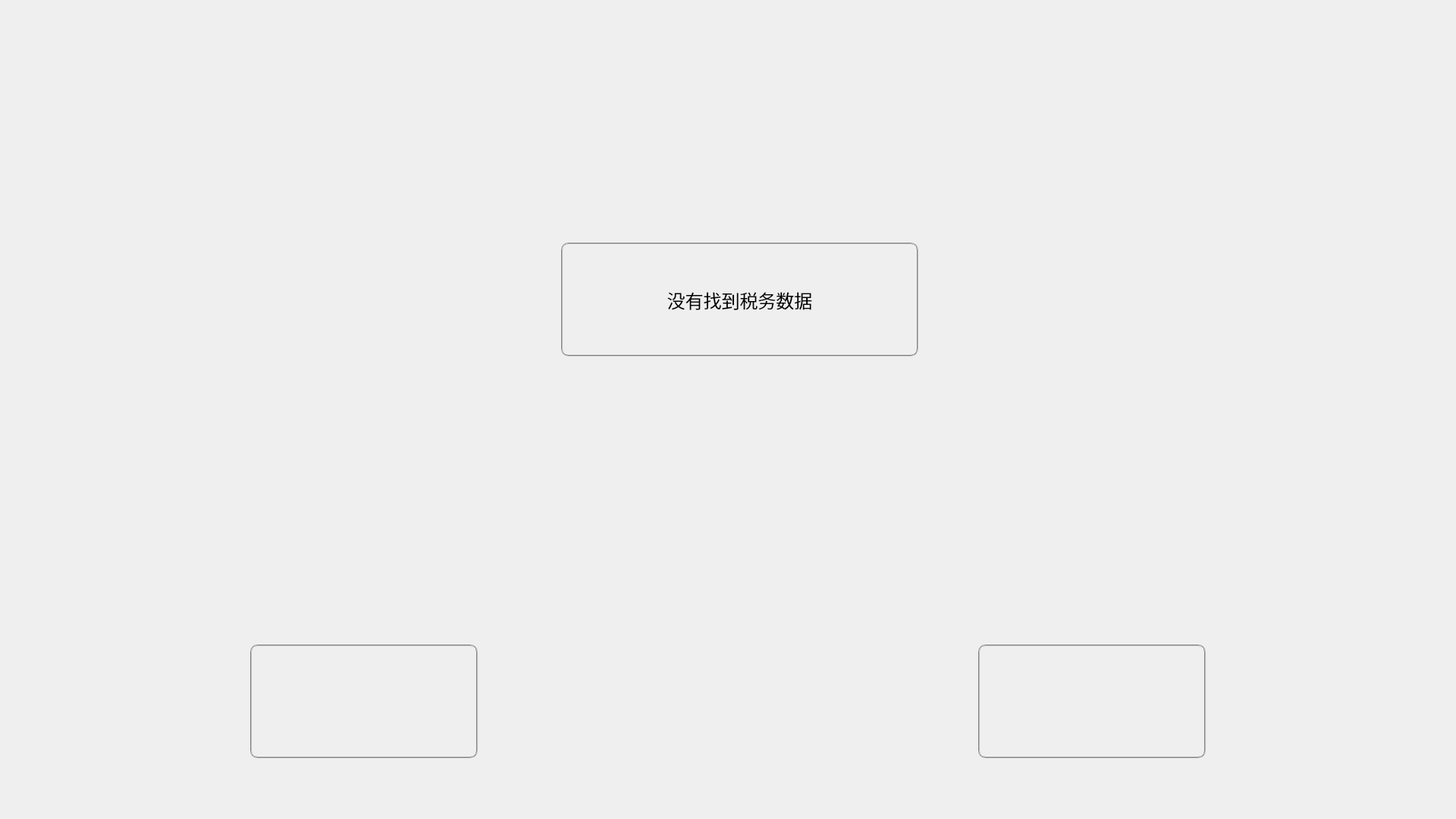
<?xml version="1.0" encoding="UTF-8"?>
<ui version="4.0">
 <class>QueryTaxDialog</class>
 <widget class="QDialog" name="QueryTaxDialog">
  <property name="geometry">
   <rect>
    <x>0</x>
    <y>0</y>
    <width>1920</width>
    <height>1080</height>
   </rect>
  </property>
  <property name="windowTitle">
   <string>QueryTaxDialog</string>
  </property>
  <widget class="QPushButton" name="pushButton">
   <property name="geometry">
    <rect>
     <x>740</x>
     <y>320</y>
     <width>471</width>
     <height>150</height>
    </rect>
   </property>
   <property name="font">
    <font>
     <family>Times New Roman</family>
     <pointsize>18</pointsize>
    </font>
   </property>
   <property name="styleSheet">
    <string notr="true">border:2px groove gray;border-radius:10px;padding:2px 4px;</string>
   </property>
   <property name="text">
    <string>没有找到税务数据</string>
   </property>
  </widget>
  <widget class="QPushButton" name="pBtnDone">
   <property name="geometry">
    <rect>
     <x>1290</x>
     <y>850</y>
     <width>300</width>
     <height>150</height>
    </rect>
   </property>
   <property name="font">
    <font>
     <pointsize>22</pointsize>
    </font>
   </property>
   <property name="styleSheet">
    <string notr="true">border:2px groove gray;border-radius:10px;padding:2px 4px;
border-image: url(:/Resources/Images/finishon.png);</string>
   </property>
   <property name="text">
    <string/>
   </property>
  </widget>
  <widget class="QPushButton" name="pBtnHomepage">
   <property name="geometry">
    <rect>
     <x>330</x>
     <y>850</y>
     <width>300</width>
     <height>150</height>
    </rect>
   </property>
   <property name="font">
    <font>
     <family>Algerian</family>
     <pointsize>22</pointsize>
    </font>
   </property>
   <property name="styleSheet">
    <string notr="true">border:2px groove gray;border-radius:10px;padding:2px 4px;
border-image: url(:/Resources/Images/cancelon.png);</string>
   </property>
   <property name="text">
    <string/>
   </property>
  </widget>
 </widget>
 <layoutdefault spacing="6" margin="11"/>
 <resources>
  <include location="querytaxdialog.qrc"/>
 </resources>
 <connections/>
</ui>
